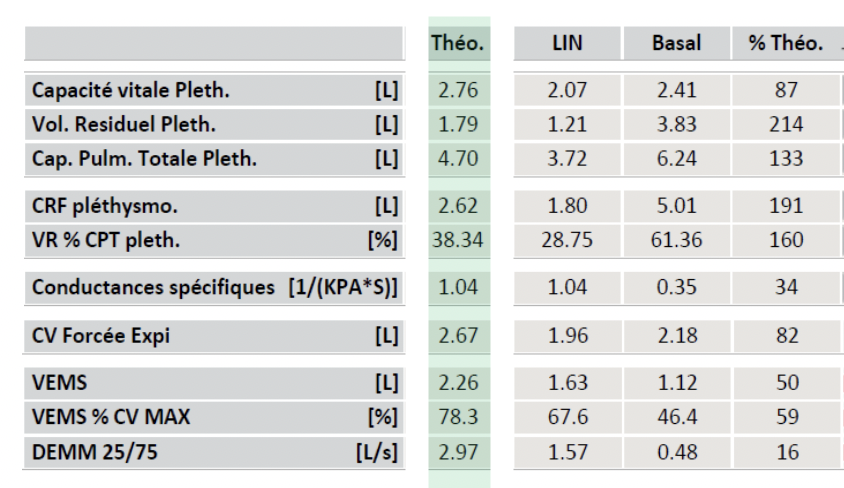
#> input picture ProofOfConcept/test2.png, 844 x 488 px
$ jupyter execute --allow-errors POC.ipynb
#> lines starting #> are read from the running program, lines starting #| are printed output that depends on the picture; after the words box and inside, x2 and y2 are one past the last pixel; in counts of white or black regions, pixels touching at a corner belong together
[cell 1]
from PIL import Image as PILImage
import pandas as pd
import pytesseract
import cv2
import numpy as np
from IPython.display import Image, display

## Image original

[cell 2]
display(Image(filename="test2.png"))

## Pre-processing de l'image

[cell 3]
image = cv2.imread('test2.png', cv2.IMREAD_GRAYSCALE)
#> image: shape (488, 844); min 0, max 255, mean 220.7

# Augmenter la résolution en redimensionnant l'image (si nécessaire)
image = cv2.resize(image, None, fx=2, fy=2, interpolation=cv2.INTER_CUBIC)
#> image: shape (976, 1688)

# Binarisation
_, image = cv2.threshold(image, 128, 255, cv2.THRESH_BINARY + cv2.THRESH_OTSU)
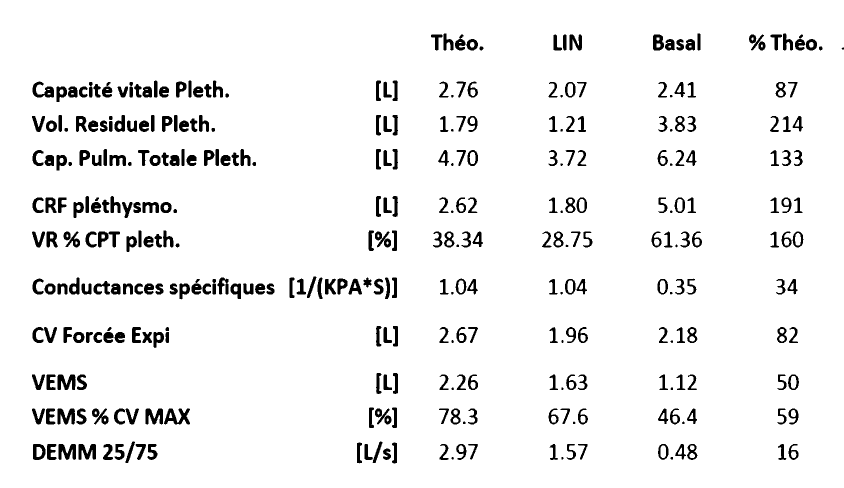
#> image: shape (976, 1688) (shown at 1/2 size); 94.3% white; 361 black regions (5 under 20 px), largest, box (x1, y1, x2, y2) and area: (328, 817, 380, 849) 879, (115, 749, 151, 780) 761, (115, 817, 150, 849) 748

# Denoising
image = cv2.medianBlur(image, 1)

# Enregistrez l'image prétraitée si vous voulez la vérifier
cv2.imwrite('preprocessed_image.png', image)
#> Out = True


$ run again, with ProofOfConcept/test1.png copied over ProofOfConcept/test2.png
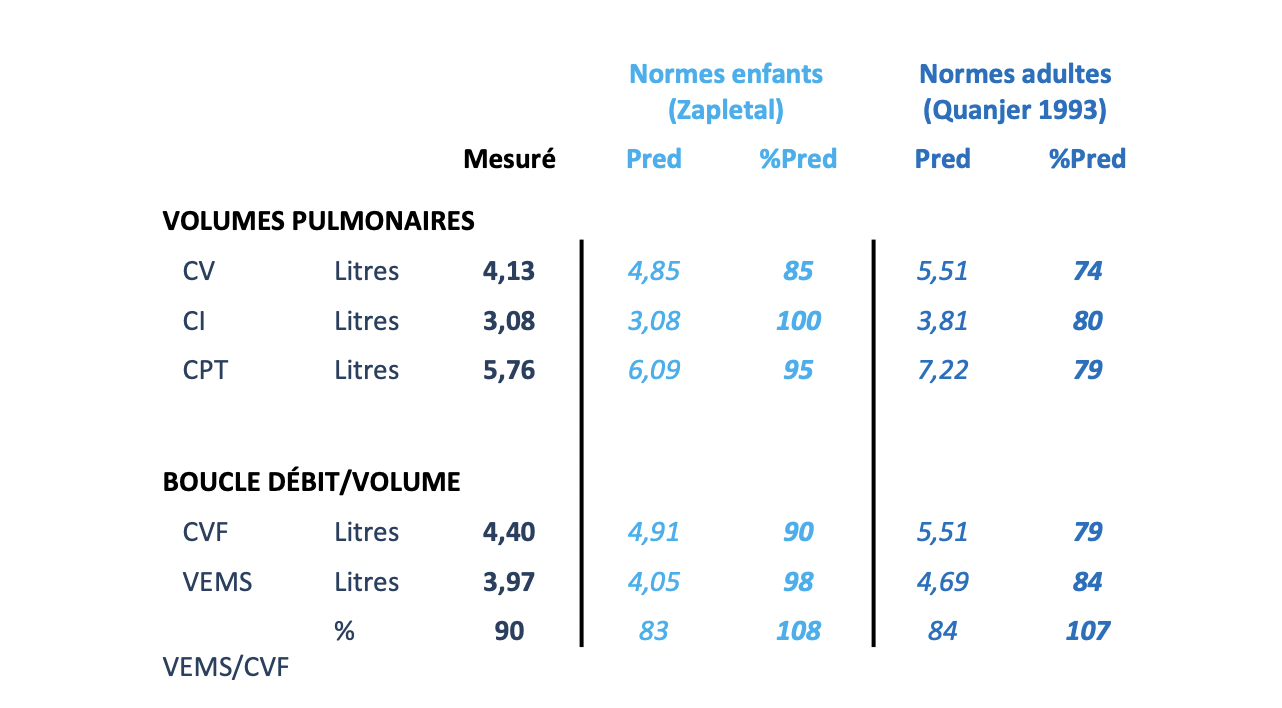
#> input picture ProofOfConcept/test1.png, 1282 x 708 px
#> `image = cv2.imread('test2.png', cv2.IMREAD_GRAYSCALE)`:
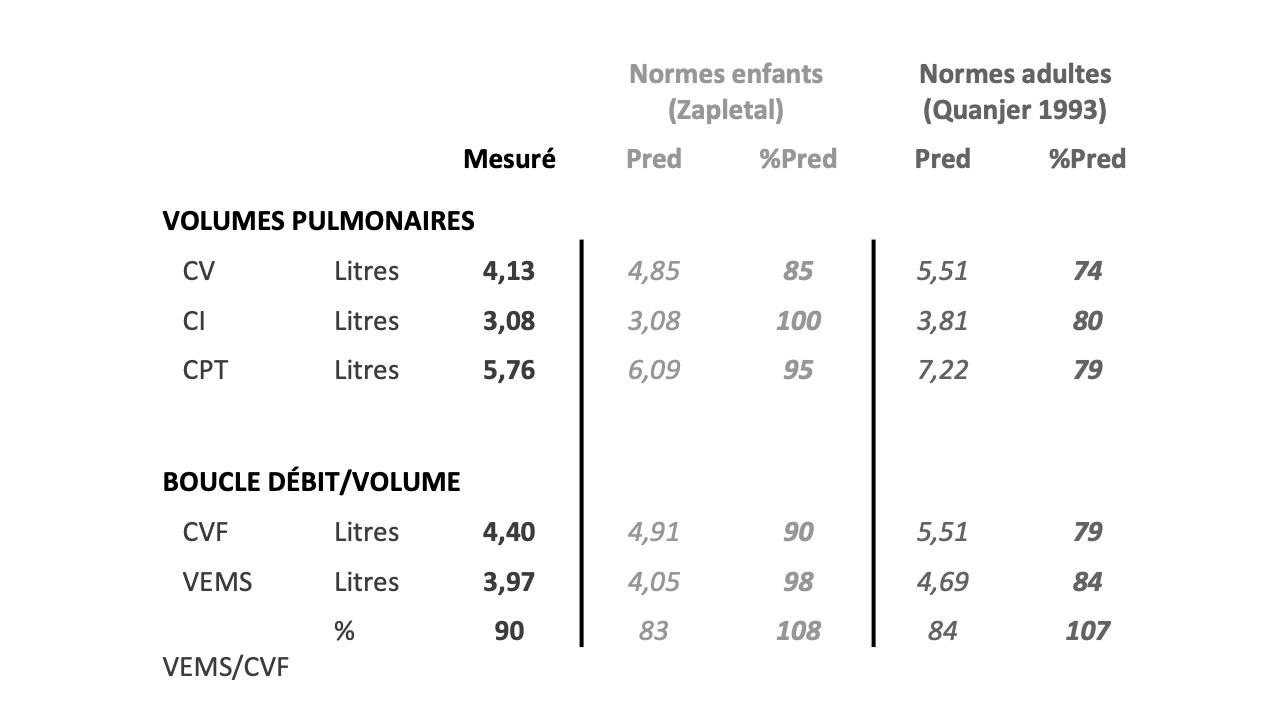
#> image: shape (708, 1282); min 0, max 255, mean 247.9
#> `_, image = cv2.threshold(image, 128, 255, cv2.THRESH_BINARY + cv2.THRE..`:
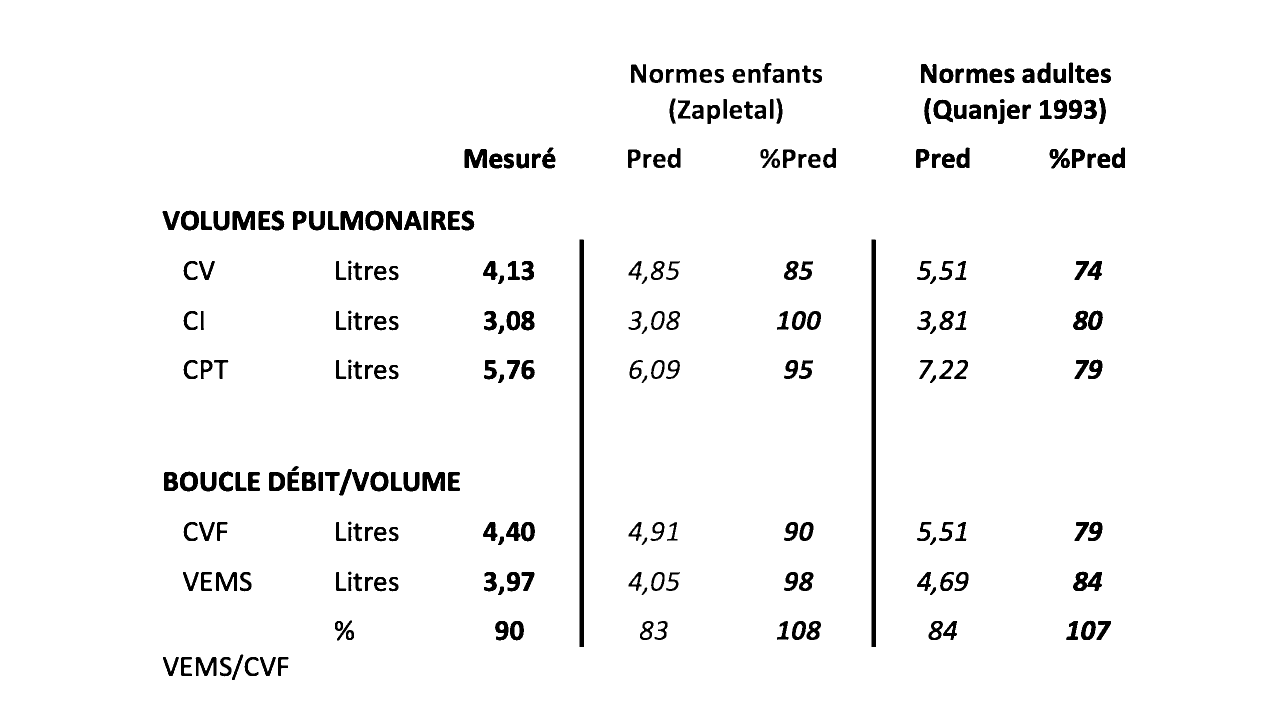
#> image: shape (1416, 2564) (shown at 1/2 size); 96.2% white; 267 black regions, largest, box (x1, y1, x2, y2) and area: (1159, 479, 1168, 1294) 7334, (1743, 479, 1752, 1294) 7334, (2146, 1143, 2204, 1182) 1357
#> Out = True

$ run again, with ProofOfConcept/easily.png copied over ProofOfConcept/test2.png
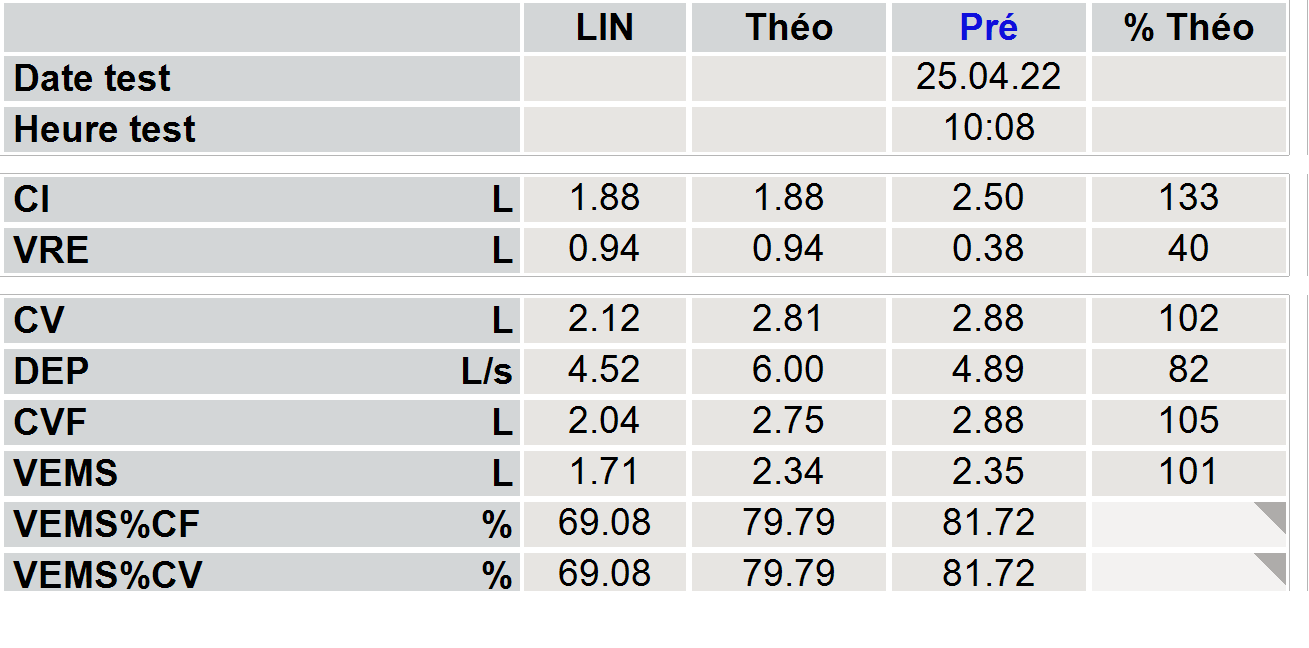
#> input picture ProofOfConcept/easily.png, 1309 x 648 px
#> `_, image = cv2.threshold(image, 128, 255, cv2.THRESH_BINARY + cv2.THRE..`:
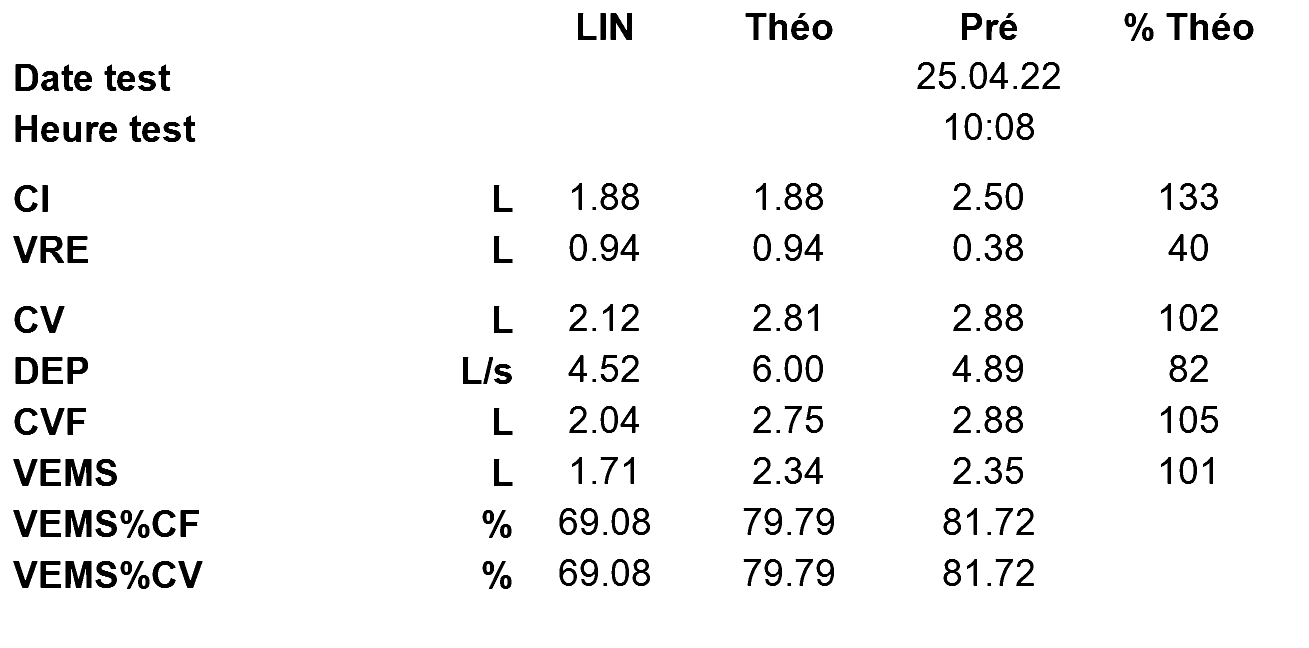
#> image: shape (1296, 2618) (shown at 1/2 size); 95.4% white; 218 black regions, largest, box (x1, y1, x2, y2) and area: (131, 918, 183, 972) 1980, (131, 1020, 183, 1074) 1980, (131, 1122, 183, 1176) 1980
#> Out = True
